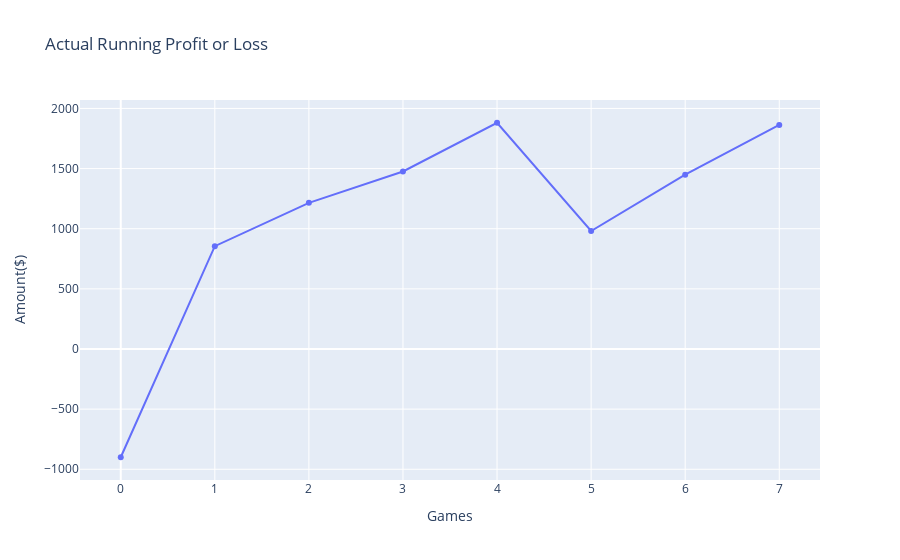

The cell this chart's notebook holds for it:
### Markdown cell above
# Track bet slips

### Code cell
import pandas as pd
import numpy as np
import re
import utils as u
from tqdm import tqdm

result = pd.read_csv('/Users/TysonWu/dev/odds-crawl-app/odds-crawl-app/development/result_collection/match_corner_result.csv')
data = pd.read_csv('bet_slips/receipt.txt', sep=";", header=None)
data = data[[0,8,14,15,16]]
data = data.rename(columns={0:'event_id', 
                            8: 'send_bet_status', 
                            14: 'hilow_content', 
                            15: 'odds', 
                            16: 'bet_amount'})
data['hilow'] = data['hilow_content'].apply(lambda x: x.split("[")[0])
data['line'] = data['hilow_content'].apply(lambda x: re.sub('@|]','',x.split("[")[-1]))
data['bet_amount'] = data['bet_amount'].apply(lambda x: re.sub('\$','',x).strip())
data['bet_amount'] = data['bet_amount'].apply(pd.to_numeric)
data['odds'] = data['odds'].apply(pd.to_numeric)
data['line'] = data['line'].apply(pd.to_numeric)
data = data[data.send_bet_status.str.contains('Accepted')]
del data['hilow_content']

# merge with results
data = data.merge(result[['event_id','result_corner']], how='inner', on='event_id')
data = data[~data.result_corner.isna()]
data['result_corner'] = data['result_corner'].apply(pd.to_numeric)
data['is_win'] = np.where(data.hilow == 'Low', 
                          np.where(data.line>data.result_corner,1,0), 
                          np.where(data.line<data.result_corner,1,0))
data['pnl'] = np.where(data.is_win == 1, data.odds - 1, -1)
data['pnl_actual'] = data.bet_amount * data.pnl
print('\nCurrent running profit/loss: $ {} for 1 in each bet'.format(round(data['pnl'].sum(),2)))
print('\nCurrent running actual profit/loss: $ {} since starting stack'.format(round(data['pnl_actual'].sum(),2)))
print(data[['event_id','bet_amount','hilow','line','result_corner','is_win','pnl','pnl_actual']])
# u.graph(data.index, data.pnl.cumsum(), 'Running returns')

import plotly.graph_objects as go
fig = go.Figure(data=go.Scatter(x=data.index, y=data.pnl_actual.cumsum()))
fig.update_layout(title='Actual Running Profit or Loss',
                   xaxis_title='Games',
                   yaxis_title='Amount($)')
fig.show()

### Figure 1 — Plotly figure (JSON) as saved in the notebook; plotly's stock layout.template omitted (floating-point values rounded to 4 significant figures)
{"data": [{"type": "scatter", "x": [0, 1, 2, 3, 4, 5, 6, 7], "y": [-900, 855.0, 1215.0, 1476.0, 1881.0, 981.0, 1449.0, 1863.0]}], "layout": {"autosize": true, "title": {"text": "Actual Running Profit or Loss"}, "xaxis": {"autorange": true, "range": [-0.4319, 7.432], "title": {"text": "Games"}, "type": "linear"}, "yaxis": {"autorange": true, "range": [-1104.0, 2085.0], "title": {"text": "Amount($)"}, "type": "linear"}}}
